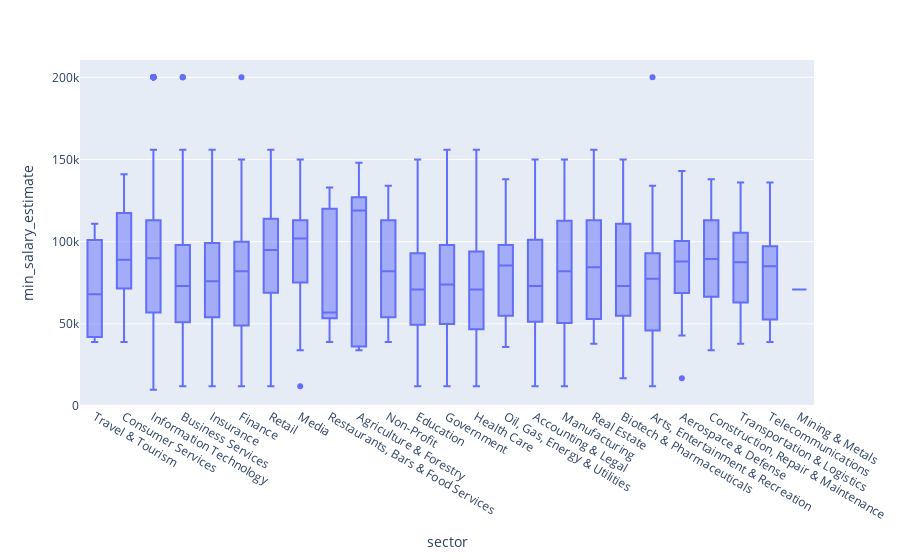

Here is the notebook cell this chart was saved with:
### Markdown cell above
## Salary By Sector

### Code cell
fig = px.box(data_frame=df, x = "sector", y = "min_salary_estimate")
fig.show()

### Figure 1 — Plotly figure (JSON) as saved in the notebook; plotly's stock layout.template omitted (floating-point values rounded to 4 significant figures; data arrays with more than 128 entries replaced by an {"elided": "..."} marker saying what was removed)
{"data": [{"alignmentgroup": "True", "hovertemplate": "sector=%{x}<br>min_salary_estimate=%{y}<extra></extra>", "legendgroup": "", "marker": {"color": "#636efa"}, "name": "", "notched": false, "offsetgroup": "", "orientation": "v", "showlegend": false, "type": "box", "x": {"elided": "3363 str values"}, "x0": " ", "xaxis": "x", "y": {"elided": "3363 int values"}, "y0": " ", "yaxis": "y"}], "layout": {"boxmode": "group", "legend": {"tracegroupgap": 0}, "margin": {"t": 60}, "xaxis": {"anchor": "y", "domain": [0, 1], "title": {"text": "sector"}}, "yaxis": {"anchor": "x", "domain": [0, 1], "title": {"text": "min_salary_estimate"}}}}
